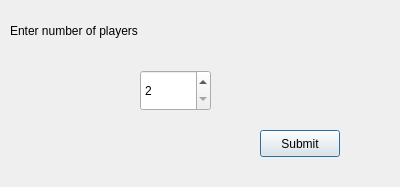
<?xml version="1.0" encoding="UTF-8"?>
<ui version="4.0">
 <class>NumPlayersDialog</class>
 <widget class="QDialog" name="NumPlayersDialog">
  <property name="geometry">
   <rect>
    <x>0</x>
    <y>0</y>
    <width>400</width>
    <height>187</height>
   </rect>
  </property>
  <property name="windowTitle">
   <string>Dialog</string>
  </property>
  <widget class="QSpinBox" name="NumSpin">
   <property name="geometry">
    <rect>
     <x>140</x>
     <y>70</y>
     <width>71</width>
     <height>41</height>
    </rect>
   </property>
   <property name="minimum">
    <number>2</number>
   </property>
   <property name="maximum">
    <number>4</number>
   </property>
  </widget>
  <widget class="QPushButton" name="submitButton">
   <property name="geometry">
    <rect>
     <x>260</x>
     <y>130</y>
     <width>80</width>
     <height>27</height>
    </rect>
   </property>
   <property name="text">
    <string>Submit</string>
   </property>
  </widget>
  <widget class="QLabel" name="label">
   <property name="geometry">
    <rect>
     <x>10</x>
     <y>0</y>
     <width>381</width>
     <height>61</height>
    </rect>
   </property>
   <property name="styleSheet">
    <string notr="true">color: rgb(0, 0, 0);
font: 24pt &quot;Segoe UI&quot;;</string>
   </property>
   <property name="text">
    <string>Enter number of players</string>
   </property>
  </widget>
 </widget>
 <resources/>
 <connections/>
</ui>
